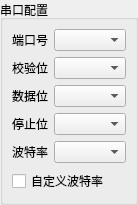
<?xml version="1.0" encoding="UTF-8"?>
<ui version="4.0">
 <class>SAKModbusCommonSerialPortSection</class>
 <widget class="QWidget" name="SAKModbusCommonSerialPortSection">
  <property name="geometry">
   <rect>
    <x>0</x>
    <y>0</y>
    <width>131</width>
    <height>178</height>
   </rect>
  </property>
  <property name="sizePolicy">
   <sizepolicy hsizetype="Preferred" vsizetype="Preferred">
    <horstretch>0</horstretch>
    <verstretch>0</verstretch>
   </sizepolicy>
  </property>
  <property name="windowTitle">
   <string notr="true">Form</string>
  </property>
  <layout class="QVBoxLayout" name="verticalLayout">
   <property name="leftMargin">
    <number>0</number>
   </property>
   <property name="topMargin">
    <number>0</number>
   </property>
   <property name="rightMargin">
    <number>0</number>
   </property>
   <property name="bottomMargin">
    <number>0</number>
   </property>
   <item>
    <widget class="QGroupBox" name="serialPortConfigurationGroupBox">
     <property name="sizePolicy">
      <sizepolicy hsizetype="Preferred" vsizetype="Preferred">
       <horstretch>0</horstretch>
       <verstretch>0</verstretch>
      </sizepolicy>
     </property>
     <property name="title">
      <string>串口配置</string>
     </property>
     <layout class="QGridLayout" name="gridLayout">
      <property name="leftMargin">
       <number>9</number>
      </property>
      <item row="0" column="0">
       <widget class="QLabel" name="label">
        <property name="sizePolicy">
         <sizepolicy hsizetype="Fixed" vsizetype="Preferred">
          <horstretch>0</horstretch>
          <verstretch>0</verstretch>
         </sizepolicy>
        </property>
        <property name="text">
         <string>端口号</string>
        </property>
       </widget>
      </item>
      <item row="0" column="1">
       <widget class="QComboBox" name="nameComboBox">
        <property name="sizePolicy">
         <sizepolicy hsizetype="Preferred" vsizetype="Fixed">
          <horstretch>0</horstretch>
          <verstretch>0</verstretch>
         </sizepolicy>
        </property>
       </widget>
      </item>
      <item row="1" column="0">
       <widget class="QLabel" name="label_2">
        <property name="sizePolicy">
         <sizepolicy hsizetype="Ignored" vsizetype="Preferred">
          <horstretch>0</horstretch>
          <verstretch>0</verstretch>
         </sizepolicy>
        </property>
        <property name="text">
         <string>校验位</string>
        </property>
       </widget>
      </item>
      <item row="1" column="1">
       <widget class="QComboBox" name="parityComboBox"/>
      </item>
      <item row="2" column="0">
       <widget class="QLabel" name="label_3">
        <property name="sizePolicy">
         <sizepolicy hsizetype="Ignored" vsizetype="Preferred">
          <horstretch>0</horstretch>
          <verstretch>0</verstretch>
         </sizepolicy>
        </property>
        <property name="text">
         <string>数据位</string>
        </property>
       </widget>
      </item>
      <item row="2" column="1">
       <widget class="QComboBox" name="dataBitsComboBox"/>
      </item>
      <item row="3" column="0">
       <widget class="QLabel" name="label_16">
        <property name="text">
         <string>停止位</string>
        </property>
       </widget>
      </item>
      <item row="3" column="1">
       <widget class="QComboBox" name="stopBitsComboBox"/>
      </item>
      <item row="4" column="0">
       <widget class="QLabel" name="label_4">
        <property name="sizePolicy">
         <sizepolicy hsizetype="Ignored" vsizetype="Preferred">
          <horstretch>0</horstretch>
          <verstretch>0</verstretch>
         </sizepolicy>
        </property>
        <property name="text">
         <string>波特率</string>
        </property>
       </widget>
      </item>
      <item row="4" column="1">
       <widget class="QComboBox" name="baudRateComboBox"/>
      </item>
      <item row="5" column="0" colspan="2">
       <widget class="QCheckBox" name="customBaudRateCheckBox">
        <property name="text">
         <string>自定义波特率</string>
        </property>
       </widget>
      </item>
     </layout>
    </widget>
   </item>
  </layout>
 </widget>
 <resources/>
 <connections/>
</ui>
